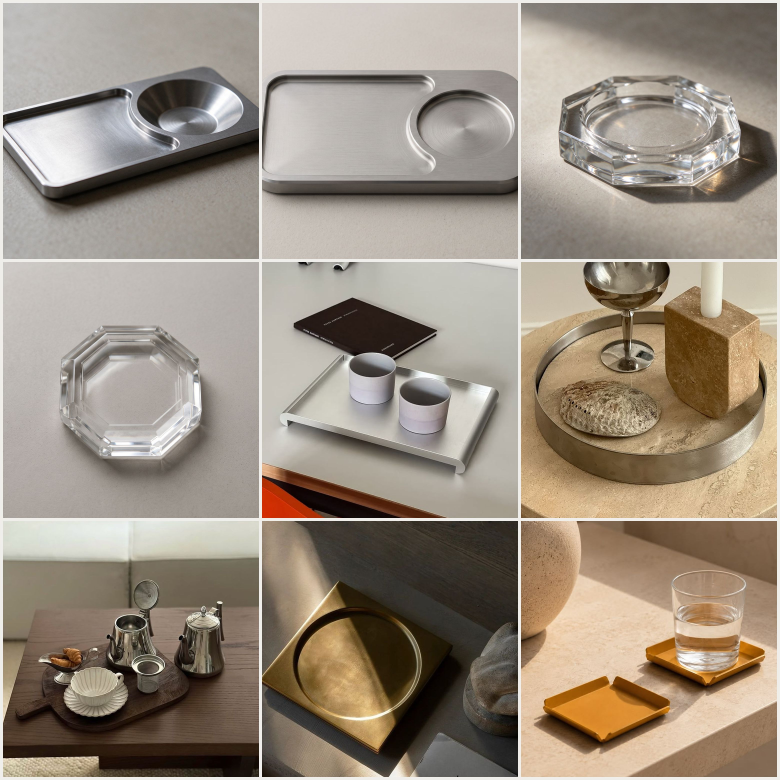
#> input picture plugins/dumik-team-plugin/skills/d-image-runner/scripts/out/候选_01.jpg, 3120 x 3120 px (shown at 1/4 size)
$ python designflow_archive_outputs.py --out-dir out '../../d-image-director/assets/moodboards/摆件_01_金属水晶与黄铜托盘.jpg'
#> lines starting #> are read from the running program, lines starting #| are printed output that depends on the picture
#!/usr/bin/env python3
# -*- coding: utf-8 -*-
"""
Archive DesignFlow MCP generated images cleanly into a project work directory.

Replaces repetitive ad-hoc `python -c` snippets that parse tool output logs:
- Accepts one or more JSON files (e.g. saved DesignFlow tool outputs or asset lists)
  or direct local image paths.
- Extracts unique existing image file paths, copies them losslessly into `--out-dir`
  with clean deterministic names (`<prefix>_01.png`, etc.), verifies dimensions via PIL,
  and prints a compact JSON summary (including aspect ratio check against `--expect-ratio`).
"""

from __future__ import annotations

import argparse
from datetime import datetime
import json
from pathlib import Path
import re
import shutil
import sys
import tempfile
from typing import Any

from PIL import Image, ImageDraw


IMAGE_EXTS = {".png", ".jpg", ".jpeg", ".webp"}
PATH_KEYS = {"filePath", "localPath", "path", "outputPath", "imagePath", "file"}


def _collect_paths_from_obj(obj: Any, found: list[Path]) -> None:
    if isinstance(obj, dict):
        for k, v in obj.items():
            if k in PATH_KEYS and isinstance(v, str):
                p = Path(v)
                if p.suffix.lower() in IMAGE_EXTS and p.is_file():
                    found.append(p)
            else:
                _collect_paths_from_obj(v, found)
    elif isinstance(obj, list):
        for item in obj:
            _collect_paths_from_obj(item, found)
    elif isinstance(obj, str):
        stripped = obj.strip()
        if stripped.startswith("{") or stripped.startswith("["):
            try:
                _collect_paths_from_obj(json.loads(stripped), found)
                return
            except Exception:
                pass
        if len(stripped) < 400 and any(stripped.lower().endswith(ext) for ext in IMAGE_EXTS):
            p = Path(stripped)
            if p.is_file():
                found.append(p)


def extract_image_paths(inputs: list[str]) -> list[Path]:
    found: list[Path] = []
    for raw in inputs:
        p = Path(raw)
        if not p.exists():
            continue
        if p.is_file() and p.suffix.lower() in IMAGE_EXTS:
            found.append(p)
            continue
        if p.is_file():
            text = p.read_text(encoding="utf-8", errors="ignore")
            try:
                _collect_paths_from_obj(json.loads(text), found)
            except Exception:
                for m in re.finditer(r'([A-Za-z]:[\\/][^"\r\n<>|]+?\.(?:png|jpg|jpeg|webp))', text, re.IGNORECASE):
                    cand = Path(m.group(1).replace("\\\\", "\\"))
                    if cand.is_file():
                        found.append(cand)
    # Deduplicate preserving order
    unique: list[Path] = []
    seen: set[str] = set()
    for p in found:
        key = str(p.resolve()).lower()
        if key not in seen:
            seen.add(key)
            unique.append(p.resolve())
    return unique


def parse_ratio(ratio_text: str) -> float | None:
    m = re.fullmatch(r"\s*(\d+(?:\.\d+)?)\s*[:/]\s*(\d+(?:\.\d+)?)\s*", ratio_text or "")
    if not m:
        return None
    w, h = float(m.group(1)), float(m.group(2))
    return (w / h) if h > 0 else None


def build_pick_contact_sheet(
    records: list[dict[str, Any]],
    out_path: Path,
    cols: int = 3,
    thumb_size: int = 340,
) -> Path | None:
    """生成带编号、尺寸与异常红框警示的选片联系表（默认落 %TEMP%）。"""
    if not records:
        return None
    n = len(records)
    cols = max(1, min(cols, n))
    rows = (n + cols - 1) // cols
    pad = 16
    bar_h = 30
    cell_w = thumb_size
    cell_h = thumb_size + bar_h
    sheet_w = cols * cell_w + (cols + 1) * pad
    sheet_h = rows * cell_h + (rows + 1) * pad

    sheet = Image.new("RGB", (sheet_w, sheet_h), (24, 24, 28))
    draw = ImageDraw.Draw(sheet)

    for idx, rec in enumerate(records):
        r, c = divmod(idx, cols)
        x0 = pad + c * (cell_w + pad)
        y0 = pad + r * (cell_h + pad)

        warn_flags: list[str] = []
        if not rec.get("ratio_ok", True):
            warn_flags.append("RATIO!")
        if not rec.get("res_ok", True):
            warn_flags.append("LOWRES!")
        is_warn = bool(warn_flags)

        title = f"[{idx + 1}] {Path(rec['saved']).stem}  {rec['width']}x{rec['height']}"
        if warn_flags:
            title += "  [" + "/".join(warn_flags) + "]"
        bar_bg = (165, 32, 32) if is_warn else (42, 44, 52)
        draw.rectangle([x0, y0, x0 + cell_w, y0 + bar_h], fill=bar_bg)
        draw.text((x0 + 8, y0 + 8), title[:48], fill=(255, 255, 255))

        with Image.open(rec["saved"]) as im:
            cp = im.convert("RGB")
            cp.thumbnail((thumb_size, thumb_size), Image.LANCZOS)
            ix = x0 + (thumb_size - cp.width) // 2
            iy = y0 + bar_h + (thumb_size - cp.height) // 2
            sheet.paste(cp, (ix, iy))

        if is_warn:
            draw.rectangle([x0, y0, x0 + cell_w, y0 + cell_h], outline=(235, 50, 50), width=4)

    out_path.parent.mkdir(parents=True, exist_ok=True)
    sheet.save(out_path, quality=90)
    return out_path


def archive_images(
    sources: list[Path],
    out_dir: Path,
    prefix: str = "候选",
    expect_ratio: str = "",
    min_long_edge: int = 1024,
    contact_sheet_path: Path | None = None,
    skip_contact_sheet: bool = False,
) -> dict[str, Any]:
    out_dir.mkdir(parents=True, exist_ok=True)
    expected = parse_ratio(expect_ratio)
    results: list[dict[str, Any]] = []
    ratio_warnings: list[str] = []
    res_warnings: list[str] = []

    for idx, src in enumerate(sources, start=1):
        ext = src.suffix.lower() or ".png"
        dst = out_dir / f"{prefix}_{idx:02d}{ext}"
        shutil.copy2(src, dst)
        with Image.open(dst) as img:
            w, h = img.size
        actual_ratio = round(w / h, 4) if h else 0.0
        ratio_ok = True
        if expected is not None and h > 0:
            diff = abs(actual_ratio - expected) / expected
            if diff > 0.12:
                ratio_ok = False
                ratio_warnings.append(f"{dst.name}: {w}x{h} (actual={actual_ratio}, expect={expect_ratio})")
        res_ok = max(w, h) >= min_long_edge if min_long_edge > 0 else True
        if not res_ok:
            res_warnings.append(f"{dst.name}: {w}x{h} (< {min_long_edge}px)")
        results.append(
            {
                "source": str(src),
                "saved": str(dst),
                "width": w,
                "height": h,
                "ratio_ok": ratio_ok,
                "res_ok": res_ok,
            }
        )

    sheet_saved: str | None = None
    if results and not skip_contact_sheet:
        if contact_sheet_path is None:
            stamp = datetime.now().strftime("%Y%m%d-%H%M%S")
            contact_sheet_path = Path(tempfile.gettempdir()) / "dumik-runs" / f"选片联系表_{prefix}_{stamp}.jpg"
        saved_p = build_pick_contact_sheet(results, contact_sheet_path)
        sheet_saved = str(saved_p) if saved_p else None

    return {
        "status": "ok" if results else "empty",
        "count": len(results),
        "out_dir": str(out_dir),
        "contact_sheet": sheet_saved,
        "ratio_warnings": ratio_warnings,
        "res_warnings": res_warnings,
        "files": results,
    }


def main(argv: list[str] | None = None) -> int:
    parser = argparse.ArgumentParser(description="Archive DesignFlow generated images with PIL verification and pick contact sheet.")
    parser.add_argument("--out-dir", required=True, help="Target work directory (e.g. 制作/S01_健康材料对比).")
    parser.add_argument("--prefix", default="候选", help="Filename prefix (default: 候选).")
    parser.add_argument("--expect-ratio", default="", help="Optional expected aspect ratio like 9:16 or 1:1.")
    parser.add_argument("--min-long-edge", type=int, default=1024, help="Minimum long-edge pixel threshold for health check (default: 1024).")
    parser.add_argument("--contact-sheet", default="", help="Optional custom path for the pick contact sheet (default: %%TEMP%%\\dumik-runs\\pick-sheet-*.jpg).")
    parser.add_argument("--no-contact-sheet", action="store_true", help="Disable generating the pick contact sheet.")
    parser.add_argument("inputs", nargs="+", help="Image paths or DesignFlow JSON/output files.")
    args = parser.parse_args(argv)

    sources = extract_image_paths(args.inputs)
    summary = archive_images(
        sources=sources,
        out_dir=Path(args.out_dir),
        prefix=args.prefix,
        expect_ratio=args.expect_ratio,
        min_long_edge=args.min_long_edge,
        contact_sheet_path=Path(args.contact_sheet) if args.contact_sheet else None,
        skip_contact_sheet=args.no_contact_sheet,
    )
#> in archive_images, img is the input picture: PIL image 3120x3120 RGB; mean R, G, B 154.3, 142.3, 128.1
#> in build_pick_contact_sheet, `cp.thumbnail((thumb_size, thumb_size), Image.LANCZOS)`:
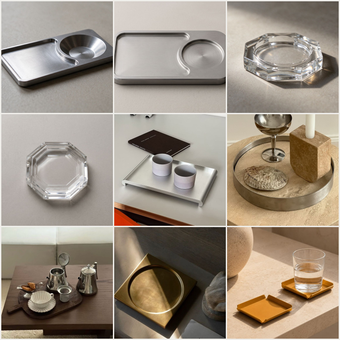
#> cp: PIL image 340x340 RGB; mean R, G, B 154.4, 142.3, 128.2
#> in build_pick_contact_sheet, `sheet.paste(cp, (ix, iy))`:
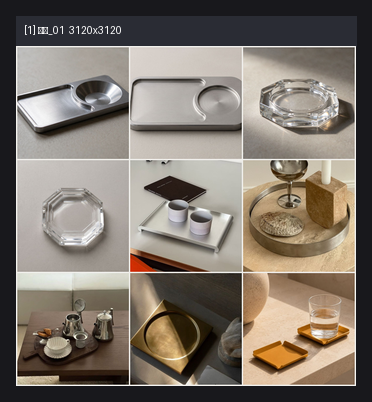
#> sheet: PIL image 372x402 RGB; mean R, G, B 126.3, 117.1, 107.4
    print(json.dumps(summary, ensure_ascii=False, indent=2))
#> (printed output is left out)
    return 0 if summary["count"] > 0 else 1


if __name__ == "__main__":
    raise SystemExit(main())
#> (the program exits here)

$ run again, on plugins/dumik-team-plugin/skills/d-image-runner/scripts/out/候选_01.jpg
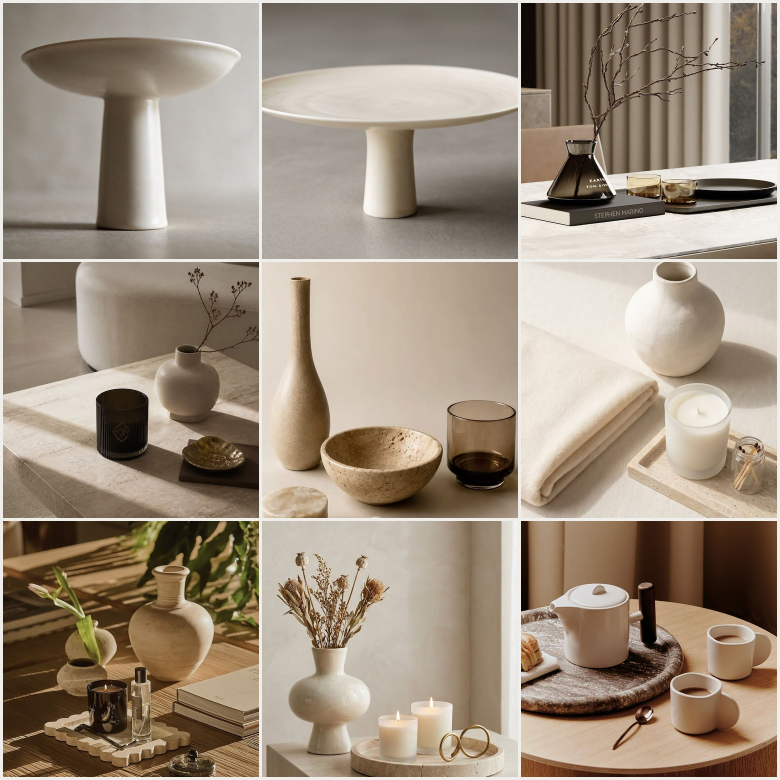
#> input picture plugins/dumik-team-plugin/skills/d-image-runner/scripts/out/候选_01.jpg, 3120 x 3120 px (shown at 1/4 size)
#> in archive_images, img is the input picture: PIL image 3120x3120 RGB; mean R, G, B 157.2, 142.4, 125.3
#> in build_pick_contact_sheet, `cp.thumbnail((thumb_size, thumb_size), Image.LANCZOS)`:
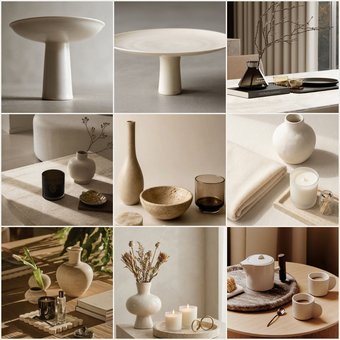
#> cp: PIL image 340x340 RGB; mean R, G, B 157.3, 142.4, 125.4
#> in build_pick_contact_sheet, `sheet.paste(cp, (ix, iy))`:
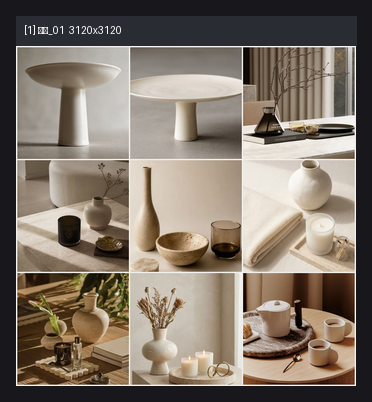
#> sheet: PIL image 372x402 RGB; mean R, G, B 128.6, 117.2, 105.2
#> (printed output is left out)
